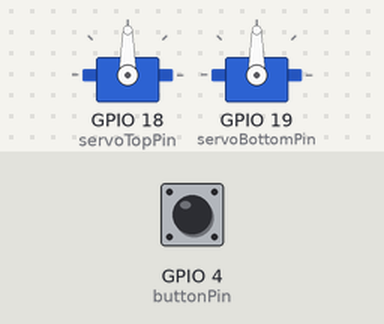
The sketch below on a simulated ESP32. Parts: 2 × servo. The inputs (shaded band) are chosen by the test bench; at power-on: GPIO 4 (buttonPin) HIGH.

Above: at 1.2 s.
1.3 s: GPIO 4 (buttonPin) pulled LOW for 0.15 s
At 2.1 s:
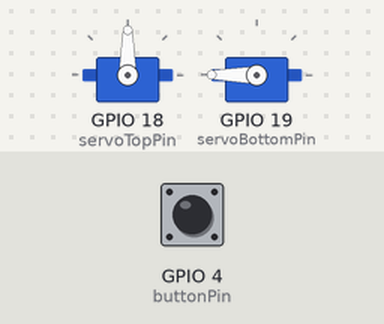
3.8 s: GPIO 4 (buttonPin) pulled LOW for 1 s
At 4.5 s:
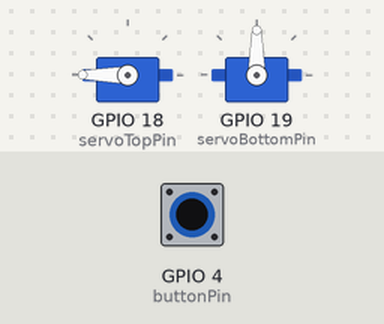
Timing chart, 0 to 6.8 s (numbered marks = the images above; inputs shaded):
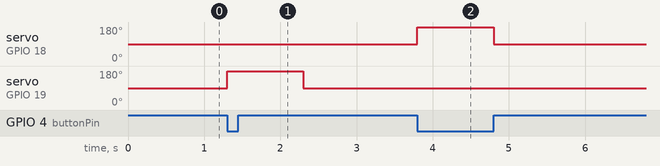

The sketch:

esp32-servo-sweep.ino
```cpp
// Smart switch flipper — ESP32 + two servos + pushbutton trigger
// https://wokwi.com/arduino/projects/323706614646309460 (original servo sweep example)

#include <ESP32Servo.h>

// --- Pin assignments ---
const int servoTopPin = 18;    // pushes switch UP (off)
const int servoBottomPin = 19; // pushes switch DOWN (on)
const int buttonPin = 4;       // pushbutton, wired to this pin and GND

// --- Servo objects ---
Servo servoTop;
Servo servoBottom;

// --- State tracking ---
bool isOn = false;             // our best guess at the switch's current state
bool lastButtonState = HIGH;   // HIGH = not pressed, since we're using INPUT_PULLUP

void setup() {
  // Attach each servo object to its physical pin.
  // 500 and 2400 are the pulse widths (in microseconds) for 0 and 180 degrees.
  servoTop.attach(servoTopPin, 500, 2400);
  servoBottom.attach(servoBottomPin, 500, 2400);

  // Start both arms in neutral position (not touching the switch).
  servoTop.write(90);
  servoBottom.write(90);

  // INPUT_PULLUP means the pin reads HIGH by default, and LOW when the
  // button is pressed and connects the pin to GND.
  pinMode(buttonPin, INPUT_PULLUP);
}

void loop() {
  bool currentButtonState = digitalRead(buttonPin);

  // Only react on the moment the button goes from not-pressed to pressed,
  // not for every loop cycle while it's held down.
  if (lastButtonState == HIGH && currentButtonState == LOW) {
    if (isOn) {
      turnOff();
    } else {
      turnOn();
    }
  }

  // Remember this reading for next time through the loop.
  lastButtonState = currentButtonState;
}

void turnOn() {
  if (!isOn) {
    servoBottom.write(180); // push down
    delay(1000);            // give the arm time to travel
    servoBottom.write(90);  // return to neutral
    isOn = true;
  }
}

void turnOff() {
  if (isOn) {
    servoTop.write(180);    // push up
    delay(1000);            // give the arm time to travel
    servoTop.write(90);     // return to neutral
    isOn = false;
  }
}
```

Measured:
- after the input at 1.3 s, servo on GPIO 19 (servoBottomPin): 90° → 180° at once, → 90° 1.0 s later
- after the input at 3.8 s, servo on GPIO 18 (servoTopPin): 90° → 180° at once, → 90° 1.0 s later
